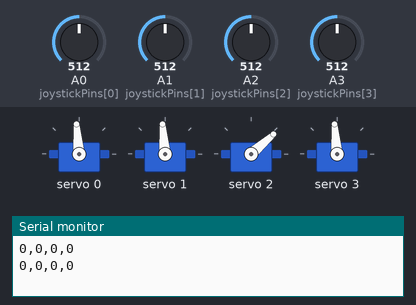
A sketch run on a simulated Arduino Uno, built with avr-gcc and run on an emulated ATmega328P. Shown: 4 × servo, the last lines printed to the serial monitor. The test bench sets the inputs (shaded band); at power-on: A0 (joystickPins[0]) = 512, A2 (joystickPins[2]) = 512, A1 (joystickPins[1]) = 512, A3 (joystickPins[3]) = 512.

Above: at 1.2 s.
1.3 s: A0 (joystickPins[0]) set to 552
2.8 s: A0 (joystickPins[0]) set to 576
At 3.28 s:
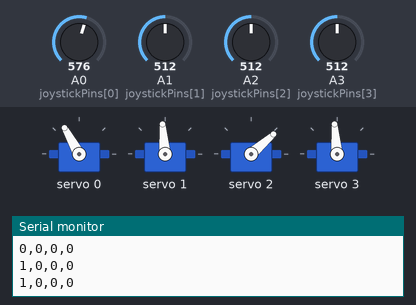
At 4.9 s:
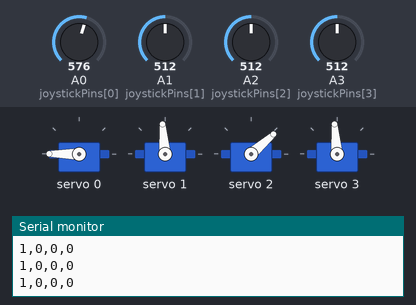
5.8 s: A2 (joystickPins[2]) set to 546
7.3 s: A2 (joystickPins[2]) set to 581
At 10.2 s:
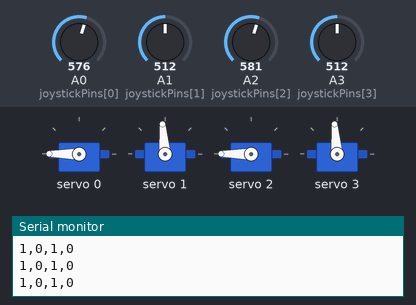
10.3 s: A1 (joystickPins[1]) set to 551
11.8 s: A1 (joystickPins[1]) set to 574
At 14.2 s:
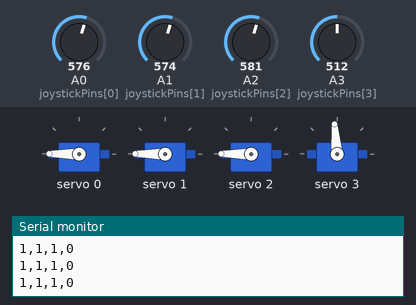
Timing chart, 0 to 15.7 s (numbered marks = the images above; inputs shaded):
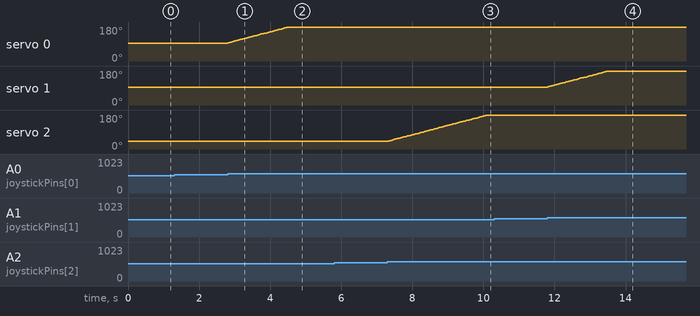

Measured:
- the behaviour switches between 562 and 563 on A0 (joystickPins[0]) (found by bisection; images 0 and 1)
- the behaviour switches between 562 and 563 on A2 (joystickPins[2]) (found by bisection; images 2 and 3)
- the behaviour switches between 562 and 563 on A1 (joystickPins[1]) (found by bisection; images 3 and 4)
- after the input at 2.8 s, servo 0: moves from 95° to 180° over 1.7 s, starting at once
- after the input at 7.3 s, servo 2: moves from 41° to 180° over 2.8 s, starting at once
- after the input at 11.8 s, servo 1: moves from 95° to 180° over 1.7 s, starting at once

The sketch:

arduino.ino
```cpp
#include <Wire.h>
#include <Adafruit_PWMServoDriver.h>

Adafruit_PWMServoDriver pwm = Adafruit_PWMServoDriver();

int joystickPins[4] = {A0, A1, A2, A3}; // 搖桿的 X 和 Y 軸接腳
int servoChannels[4] = {0, 1, 2, 3};    // 伺服馬達的通道
int servoPositions[4] = {90, 90, 35, 90}; // 伺服馬達的初始位置

int joystickCenter = 512; // 搖桿中心點值
int deadZone = 50; // 死區範圍，避免輕微偏移干擾

unsigned long lastUpdateTimes[4] = {0, 0, 0, 0}; // 紀錄每個伺服的最後更新時間
const unsigned long updateInterval = 20; // 控制每個伺服更新的最小間隔 (ms)

unsigned long lastSerialTime = 0; // 紀錄上次串口發送的時間
const unsigned long serialInterval = 400; // 串口數據發送間隔 (ms)

void setup() {
  Serial.begin(9600);
  pwm.begin();
  pwm.setPWMFreq(60); // 設定伺服驅動頻率
}

void loop() {
  unsigned long currentTime = millis();

  // 用來存儲搖桿狀態
  int joystickInputs[4];

  for (int i = 0; i < 4; i++) {
    int joystickValue = analogRead(joystickPins[i]); // 讀取搖桿數值
    joystickInputs[i] = mapJoystick(joystickValue);  // 根據搖桿數值來確定方向 (-1, 0, 1)

    // 只在達到更新間隔時更新伺服
    if (currentTime - lastUpdateTimes[i] >= updateInterval) {
      updateServo(servoChannels[i], servoPositions[i], joystickInputs[i], i);
      lastUpdateTimes[i] = currentTime;
    }
  }

  // 每 50ms 發送一次串口數據
  if (currentTime - lastSerialTime >= serialInterval) {
    Serial.print(joystickInputs[0]);
    Serial.print(",");
    Serial.print(joystickInputs[1]);
    Serial.print(",");
    Serial.print(joystickInputs[2]);
    Serial.print(",");
    Serial.println(joystickInputs[3]);
    lastSerialTime = currentTime;
  }
}

int mapJoystick(int joystickValue) {
  // 判斷搖桿數值並返回 -1, 0 或 1
  if (joystickValue < joystickCenter - deadZone) {
    return -1; // 搖桿值小於中心點減去死區，返回 -1
  } else if (joystickValue > joystickCenter + deadZone) {
    return 1; // 搖桿值大於中心點加上死區，返回 1
  } else {
    return 0; // 搖桿值在死區範圍內，返回 0
  }
}

void updateServo(int channel, int &position, int joystickInput, int index) {
  // 根據搖桿輸入來調整伺服馬達位置
  if (joystickInput == 1) {
    position = min(position + 1, 180); // 增加角度，最多到 180
  } else if (joystickInput == -1) {
    position = max(position - 1, 0); // 減少角度，最少到 0
  }

  // 將角度轉換為脈衝並設定伺服馬達
  int pulse = map(position, 0, 180, 150, 600); // 設定脈衝範圍
  pwm.setPWM(channel, 0, pulse);
}
```
